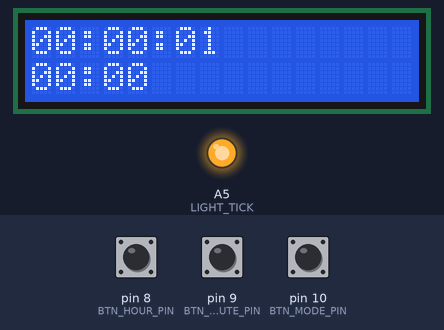
A sketch run on a simulated Arduino Uno, built with avr-gcc and run on an emulated ATmega328P. Shown: 16×2 character LCD, output pins drawn as LEDs (lit = HIGH). Inputs (shaded band) come from the test bench; at power-on: pin 8 (BTN_HOUR_PIN) HIGH, pin 9 (BTN_MINUTE_PIN) HIGH, pin 10 (BTN_MODE_PIN) HIGH.

Above: at 1.2 s.
1.3 s: pin 8 (BTN_HOUR_PIN) pulled LOW for 1.15 s
At 2.8 s:
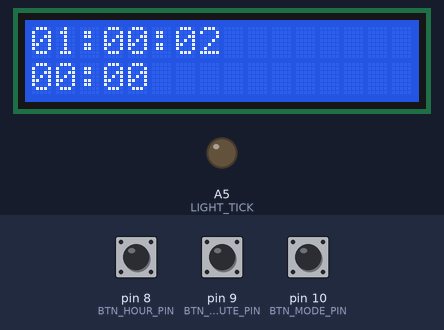
6.4 s: pin 9 (BTN_MINUTE_PIN) pulled LOW for 1.15 s
At 7.3 s:
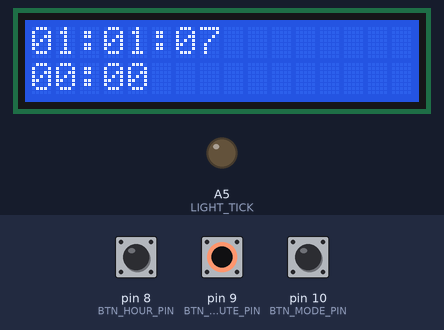
9.5 s: pin 8 (BTN_HOUR_PIN) pulled LOW for 1.15 s
At 10.8 s:
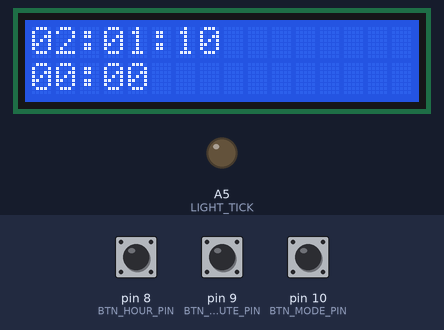
12.5 s: pin 9 (BTN_MINUTE_PIN) pulled LOW for 1.15 s
At 13.5 s:
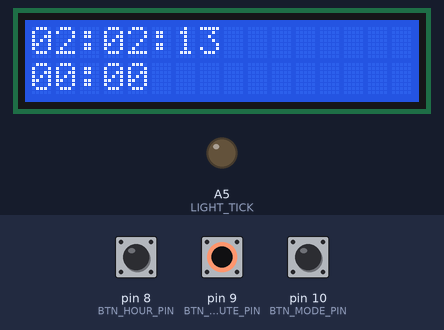
Timing chart, 0 to 15.5 s (numbered marks = the images above; inputs shaded):
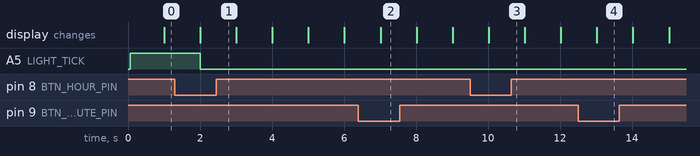

The sketch:

Lab4.ino
```cpp
// ==== BIBLIOTEKI ==== //
#include <LiquidCrystal.h>

// ==== STAŁE ==== //
#define LCD_RS 12
#define LCD_E 11
#define LCD_D4 5
#define LCD_D5 4
#define LCD_D6 3
#define LCD_D7 2
#define LIGHT_TICK A5
// #define LINE1_TEXT "Wszystko lepsze"
// #define LINE2_TEXT "niz Assembler"
#define BTN_HOUR_PIN 8
#define BTN_MINUTE_PIN 9
#define BTN_MODE_PIN 10
#define DELAY_MS 1000UL
#define DAY_SECONDS 86400UL

// ==== OBIEKTY ==== //
LiquidCrystal LCD(LCD_RS, LCD_E, LCD_D4, LCD_D5, LCD_D6, LCD_D7);

// ==== ZMIENNE ==== //
unsigned long totalSeconds = 0;
unsigned long updateMillis = 0;
unsigned long hourBtnMillis = 0;
unsigned long minuteBtnMillis = 0;
unsigned long blinkMillis = 0;

int alarmHour = 0;
int alarmMinute = 0;
bool alarmActive = false;
bool backlightState = false;

// ==== KONFIGURACJA ==== //
void setup() {
  LCD.begin(16, 2);
  LCD.clear();
  LCD.display();
  pinMode(BTN_HOUR_PIN, INPUT_PULLUP);
  pinMode(BTN_MINUTE_PIN, INPUT_PULLUP);
  pinMode(BTN_MODE_PIN, INPUT_PULLUP);
  pinMode(LIGHT_TICK, OUTPUT);
  digitalWrite(LIGHT_TICK,HIGH);
  Serial.begin(9600);
}

void loop() {
  unsigned long currentMillis = millis();

  int hours = (totalSeconds / 3600) % 24;
  int minutes = (totalSeconds / 60) % 60;

  if (currentMillis >= 2000) alarmActive = (hours == alarmHour && minutes == alarmMinute);

  if (currentMillis - blinkMillis > DELAY_MS) {
    blinkMillis = currentMillis;
    if (alarmActive) {
      digitalWrite(LIGHT_TICK, !digitalRead(LIGHT_TICK));
    }
  }

  if (currentMillis - updateMillis > DELAY_MS) {
    updateMillis = currentMillis;
    totalSeconds = (totalSeconds + 1) % DAY_SECONDS;

    if (digitalRead(BTN_MODE_PIN)) {
      if (!digitalRead(BTN_HOUR_PIN)) {
        hourBtnMillis = currentMillis;
        totalSeconds += 3600;
      }

      if (!digitalRead(BTN_MINUTE_PIN)) {
        minuteBtnMillis = currentMillis;
        totalSeconds += 60;
      }
    } else {
      if (!digitalRead(BTN_HOUR_PIN)) {
        hourBtnMillis = currentMillis;
        if (alarmHour < 24) alarmHour += 1;
        else alarmHour = 0;
      }

      if (!digitalRead(BTN_MINUTE_PIN)) {
        minuteBtnMillis = currentMillis;
        if (alarmMinute < 60) alarmMinute += 1;
        else alarmMinute = 0;
      }
    }
  }

  int seconds = (totalSeconds % 60);

  char buffer1[17];
  sprintf(buffer1, "%02d:%02d:%02d", hours, minutes, seconds);
  LCD.setCursor(0, 0);
  LCD.print(buffer1);

  char buffer2[10];
  sprintf(buffer2, "%02d:%02d", alarmHour, alarmMinute);
  LCD.setCursor(0, 1);
  LCD.print(buffer2);
}
```

Measured:
- after the input at 1.3 s, A5 (LIGHT_TICK): goes on until 2.0 s, then stays LOW
